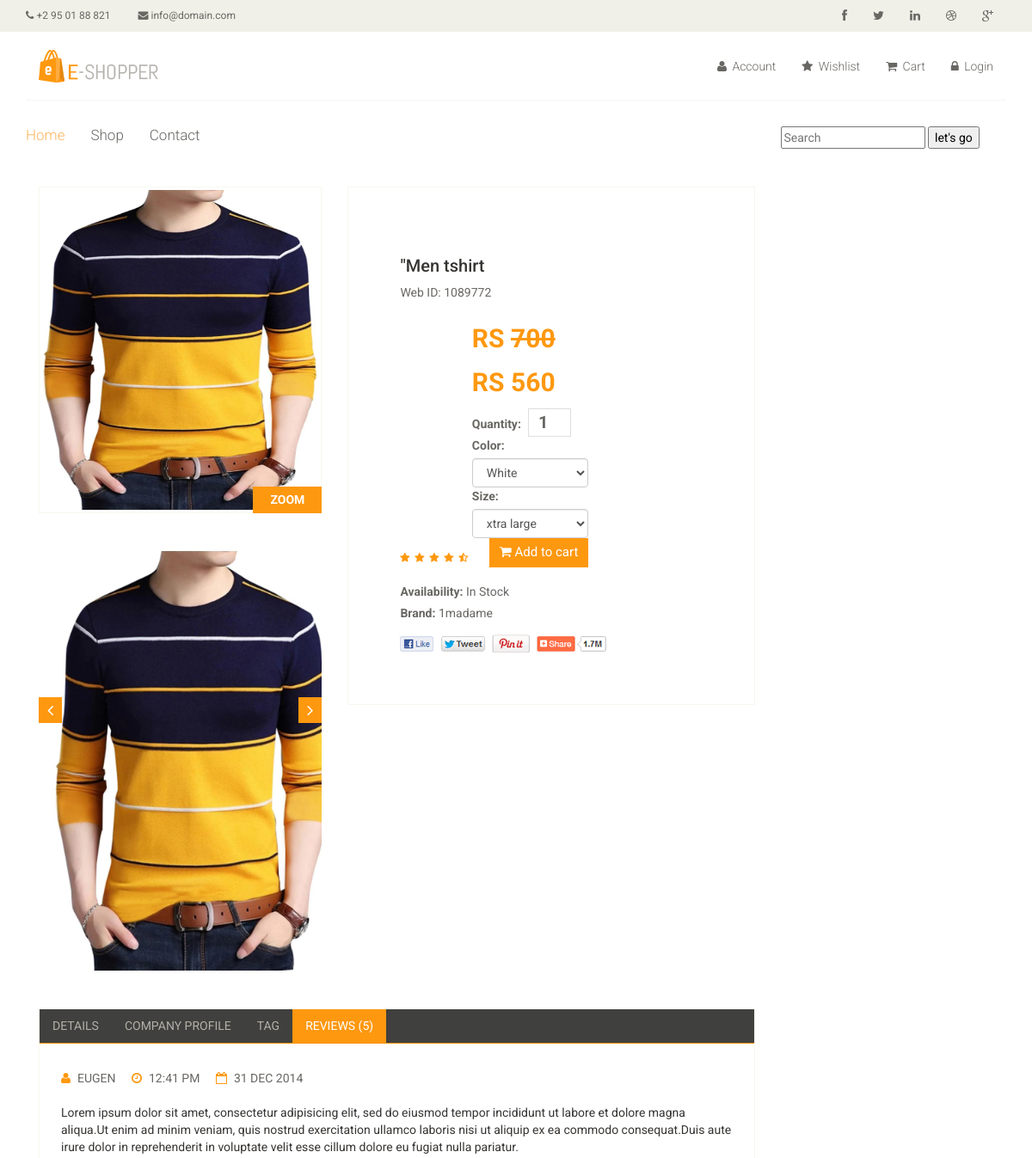
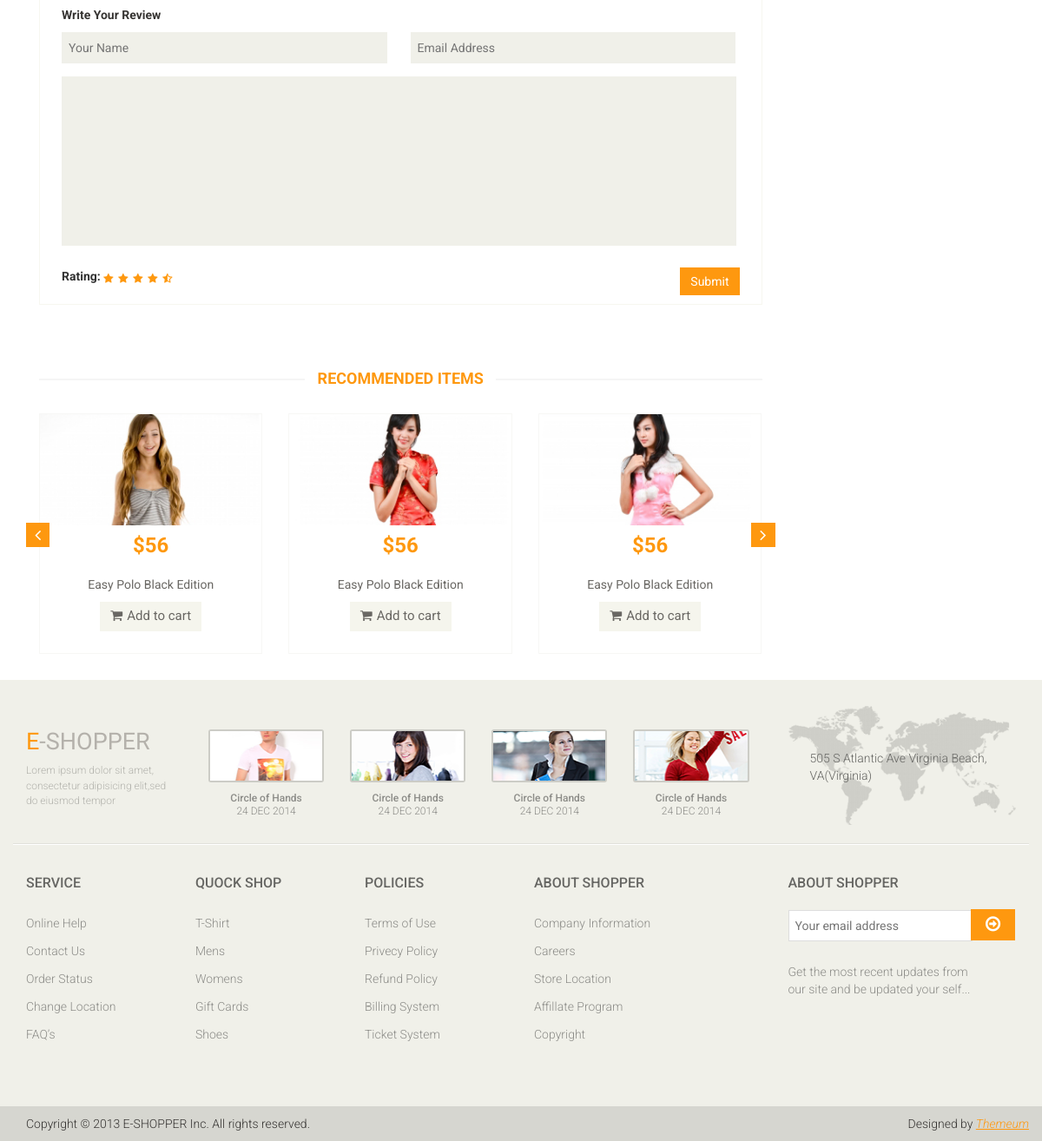
Page /product/10/ on the committed database (2 pictures, top to bottom).
### mainApp/models.py (models this page shows, shortened)
class Product(models.Model):
    name=models.CharField(max_length=58)
    desc=models.TextField()
    category=models.ForeignKey(Category,on_delete=models.CASCADE)
    brand=models.ForeignKey(Brand, on_delete=models.CASCADE)
    seller=models.ForeignKey(Seller, on_delete=models.CASCADE)
    basePrice=models.IntegerField()
    discount=models.IntegerField(default=0,null=True,blank=True)
    finalPrice=models.IntegerField(default=0,null=True,blank=True)
    red=models.BooleanField(default=None,blank=True,null=True)
    green = models.BooleanField(default=None, blank=True, null=True)
    black = models.BooleanField(default=None, blank=True, null=True)
    white = models.BooleanField(default=None, blank=True, null=True)
    pink = models.BooleanField(default=None, blank=True, null=True)
    s = models.BooleanField(default=None, blank=True, null=True)
    l = models.BooleanField(default=None, blank=True, null=True)
    m = models.BooleanField(default=None, blank=True, null=True)
    xl = models.BooleanField(default=None, blank=True, null=True)
    xxl = models.BooleanField(default=None, blank=True, null=True)
    img1 = models.ImageField(upload_to='images/', default=None, blank=True, null=True)
    img2 = models.ImageField(upload_to='images/', default=None, blank=True, null=True)
    img3 = models.ImageField(upload_to='images/', default=None, blank=True, null=True)
    img4 = models.ImageField(upload_to='images/', default=None, blank=True, null=True)
    img5 = models.ImageField(upload_to='images/', default=None, blank=True, null=True)
    date= models.DateTimeField(auto_now=True)
    stock=models.BooleanField(default=False)

class Brand(models.Model):
    name=models.CharField(max_length=50)
    def __str__(self):
        return str(self.id) + "" + self.name

### mainApp/views.py (the view, shortened to what this page needs)
# urls.py: path('product/<int:num>/',views.productDetails),
def productDetails(request,num):
    p=Product.objects.get(id=num)
    return render(request,"product-details.html",{"Product":p})

### mainApp/templates/product-details.html (shortened to what this page needs)
{% extends 'index.html' %}
{% load static %}
{% block body %}
	<section>
		<div class="container">
			<div class="row">
				<div class="col-sm-9 padding-right">
					<div class="product-details">
						<div class="col-sm-5">
							<div class="view-product">
								<img src="{{Product.img1.url}}" alt="" />
								<h3>ZOOM</h3>
							</div>
							<div id="similar-product" class="carousel slide" data-ride="carousel">
								    <div class="carousel-inner">
										<div class="item active">
											{% if Product.img1 %}
											<a href=""><img src="{{Product.img1.url}}" height="30px" alt=""></a>
											{% endif %}
										</div>
									</div>
								  <a class="left item-control" href="#similar-product" data-slide="prev">
									<i class="fa fa-angle-left"></i>
								  </a>
								  <a class="right item-control" href="#similar-product" data-slide="next">
									<i class="fa fa-angle-right"></i>
								  </a>
							</div>
						</div>
						<div class="col-sm-7">
							<div class="product-information">
								<h2>"{{Product.name}}</h2>
								<p>Web ID: 1089772</p>
								<img src="{%static 'images/product-details/rating.png'%}" alt="" />
								<span>
									<span>RS <s>{{Product.basePrice}}</s></span>
									<br>
									<span>RS {{Product.finalPrice}}</span>
									<form method="post">
									<label>Quantity:</label>
									<input name="q" type="number" value="1" /><br>
										<label>Color:</label>
										<select class="form-control" name="color">
											{% if Product.white %}
											<option value="white">White</option>
											{% endif %}
										</select>
										<label>Size:</label>
										<br>
										<select class="form-control" name="size">
											{% if Product.xl %}
											<option value="xl">xtra large</option>
											{% endif %}
										</select>
									<button type="submit" class="btn btn-fefault cart">
										<i class="fa fa-shopping-cart"></i>
										Add to cart
									</button>
									</form>
								</span>
								<p><b>Availability:</b> In Stock</p>
								<p><b>Brand:</b> {{Product.brand}}</p>
								<a href=""><img src="{%static 'images/product-details/share.png" class="share img-responsive"  alt="" /></a>
							</div>
						</div>
					</div>
					<div class="category-tab shop-details-tab">
						<div class="col-sm-12">
							<ul class="nav nav-tabs">
								<li><a href="#details" data-toggle="tab">Details</a></li>
								<li><a href="#companyprofile" data-toggle="tab">Company Profile</a></li>
								<li><a href="#tag" data-toggle="tab">Tag</a></li>
								<li class="active"><a href="#reviews" data-toggle="tab">Reviews (5)</a></li>
							</ul>
						</div>
						<div class="tab-content">
							<div class="tab-pane fade active in" id="reviews" >
								<div class="col-sm-12">
									<ul>
										<li><a href=""><i class="fa fa-user"></i>EUGEN</a></li>
										<li><a href=""><i class="fa fa-clock-o"></i>12:41 PM</a></li>
										<li><a href=""><i class="fa fa-calendar-o"></i>31 DEC 2014</a></li>
									</ul>
									<p>Lorem ipsum dolor sit amet, consectetur adipisicing elit, sed do eiusmod tempor incididunt ut labore et dolore magna aliqua.Ut enim ad minim veniam, quis nostrud exercitation ullamco laboris nisi ut aliquip ex ea commodo consequat.Duis aute irure dolor in reprehenderit in voluptate velit esse cillum dolore eu fugiat nulla pariatur.</p>
									<p><b>Write Your Review</b></p>
									<form action="#">
										<span>
											<input type="text" placeholder="Your Name"/>
											<input type="email" placeholder="Email Address"/>
										</span>
										<textarea name="" ></textarea>
										<b>Rating: </b> <img src="{%static 'images/product-details/rating.png'%}" alt="" />
										<button type="button" class="btn btn-default pull-right">
											Submit
										</button>
									</form>
								</div>
							</div>
						</div>
					</div>
					<div class="recommended_items">
						<h2 class="title text-center">recommended items</h2>
						<div id="recommended-item-carousel" class="carousel slide" data-ride="carousel">
							<div class="carousel-inner">
								<div class="item active">
									<div class="col-sm-4">
										<div class="product-image-wrapper">
											<div class="single-products">
												<div class="productinfo text-center">
													<img src="{%static 'images/home/recommend1.jpg'%}" alt="" />
													<h2>$56</h2>
													<p>Easy Polo Black Edition</p>
													<button type="button" class="btn btn-default add-to-cart"><i class="fa fa-shopping-cart"></i>Add to cart</button>
												</div>
											</div>
										</div>
									</div>
									<div class="col-sm-4">
										<div class="product-image-wrapper">
											<div class="single-products">
												<div class="productinfo text-center">
													<img src="{%static 'images/home/recommend2.jpg'%}" alt="" />
													<h2>$56</h2>
													<p>Easy Polo Black Edition</p>
													<button type="button" class="btn btn-default add-to-cart"><i class="fa fa-shopping-cart"></i>Add to cart</button>
												</div>
											</div>
										</div>
									</div>
									<div class="col-sm-4">
										<div class="product-image-wrapper">
											<div class="single-products">
												<div class="productinfo text-center">
													<img src="{%static 'images/home/recommend3.jpg'%}" alt="" />
													<h2>$56</h2>
													<p>Easy Polo Black Edition</p>
													<button type="button" class="btn btn-default add-to-cart"><i class="fa fa-shopping-cart"></i>Add to cart</button>
												</div>
											</div>
										</div>
									</div>
								</div>
							</div>
							 <a class="left recommended-item-control" href="#recommended-item-carousel" data-slide="prev">
								<i class="fa fa-angle-left"></i>
							  </a>
							  <a class="right recommended-item-control" href="#recommended-item-carousel" data-slide="next">
								<i class="fa fa-angle-right"></i>
							  </a>
						</div>
					</div>
				</div>
			</div>
		</div>
	</section>
{% endblock %}

### rows in the picture
Product: img1 (picture), name "Men tshirt", basePrice "700", finalPrice "560", color "White", size "xtra large", brand "1madame"
